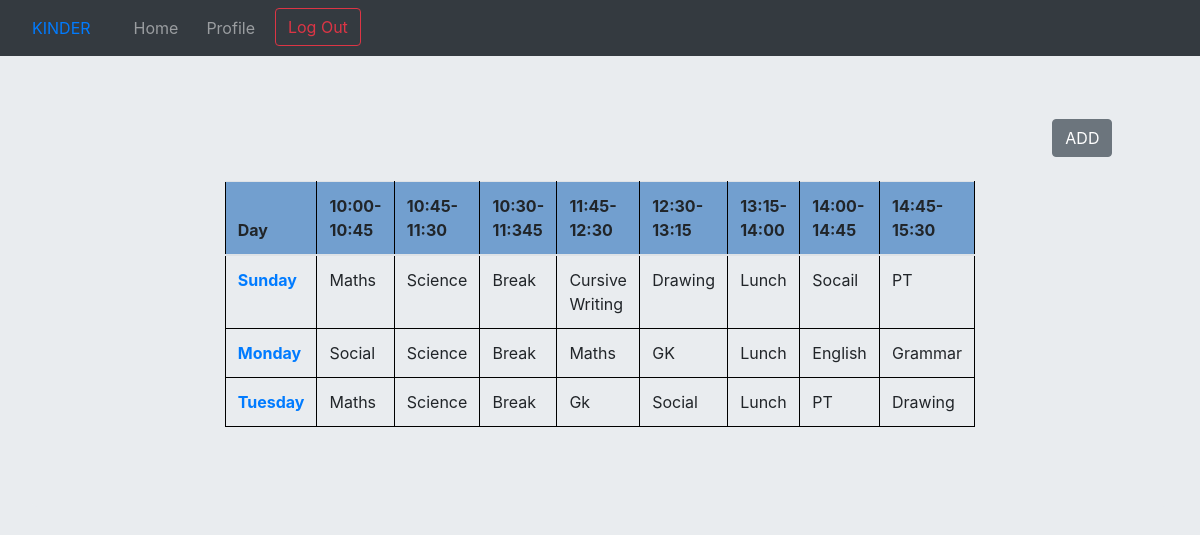
Screenshot of /home/routine/ (signed in) with the database file from the repository.
### second/models.py (models this page shows, shortened)
class ROUTINES(models.Model):
    day = models.CharField(max_length=30)
    ten_ten45 = models.CharField(max_length=30)
    ten45_eleven30 = models.CharField(max_length=30)
    eleven45_twelve30 = models.CharField(max_length=30)
    twelve30_one15 = models.CharField(max_length=30)
    two_two45 = models.CharField(max_length=30)
    two45_three30 = models.CharField(max_length=30)
    teacher = models.ForeignKey(User, on_delete=models.CASCADE)

### second/views.py (the view)
# urls.py: path('routine/', RoutineListView.as_view(), name='routine'),
class RoutineListView(ListView):
    model = ROUTINES
    template_name = 'routine.html'
    context_object_name = 'routine'

### second/templates/routine.html (shortened to what this page needs)
{% extends "base1.html" %}
{% block base2 %}
<!DOCTYPE html>
<html lang="en">
<head>
</head>
<body style="padding-top: 55px;" class="jumbotron">
<div class="jumbotron">
        <center>
        {% if user.user_teachers != "" %}
        <button class='btn btn-secondary' onclick="location.href='{% url 'addroutine' %}'" style="margin-left:90%;">ADD</button>
        {% endif %}
        <br>
        <br>
        <table class="table table-hover" id="myTable" style="width: 70%">
            <thead class="thead-gray">
                <tr>
                    <th>Day</th>
                    <th>10:00-10:45</th>
                    <th>10:45-11:30</th>
                    <th>10:30-11:345</th>
                    <th>11:45-12:30</th>
                    <th>12:30-13:15</th>
                    <th>13:15-14:00</th>
                    <th>14:00-14:45</th>
                    <th>14:45-15:30</th>
                </tr>
            </thead>
            {% for rout in routine %}
                {% if user == rout.teacher %}
                <tr>
                    {% if user.user_teachers != "" %}
                    <td><b><a href="{% url 'routine-detail' rout.id %}">{{rout.day}}</a></b></td>
                    {% else %}
                    <td><b>{{rout.day}}</b></td>
                    {% endif %}
                    <td>{{rout.ten_ten45}}</td>
                    <td>{{rout.ten45_eleven30}}</td>
                    <td>Break</td>
                    <td>{{rout.eleven45_twelve30}}</td>
                    <td>{{rout.twelve30_one15}}</td>
                    <td>Lunch</td>
                    <td>{{rout.two_two45}}</td>
                    <td>{{rout.two45_three30}}</td>
                    </tr>
                {% endif %}
            {% endfor %}
        </table>
        </center>
</div>
</body>
</html>
{% endblock %}

### second/templates/routine.html (style rules this page uses)
table,th, td, tr { border: 1px solid black; border-collapse: collapse; }
#myTable th { background-color:#729FCFFF; }

### rows the page displays
ROUTINES: day "Sunday", ten_ten45 "Maths", ten45_eleven30 "Science", eleven45_twelve30 "Cursive Writing", twelve30_one15 "Drawing", two_two45 "Socail", two45_three30 "PT"
ROUTINES: day "Monday", ten_ten45 "Social", ten45_eleven30 "Science", eleven45_twelve30 "Maths", twelve30_one15 "GK", two_two45 "English", two45_three30 "Grammar"
ROUTINES: day "Tuesday", ten_ten45 "Maths", ten45_eleven30 "Science", eleven45_twelve30 "Gk", twelve30_one15 "Social", two_two45 "PT", two45_three30 "Drawing"
